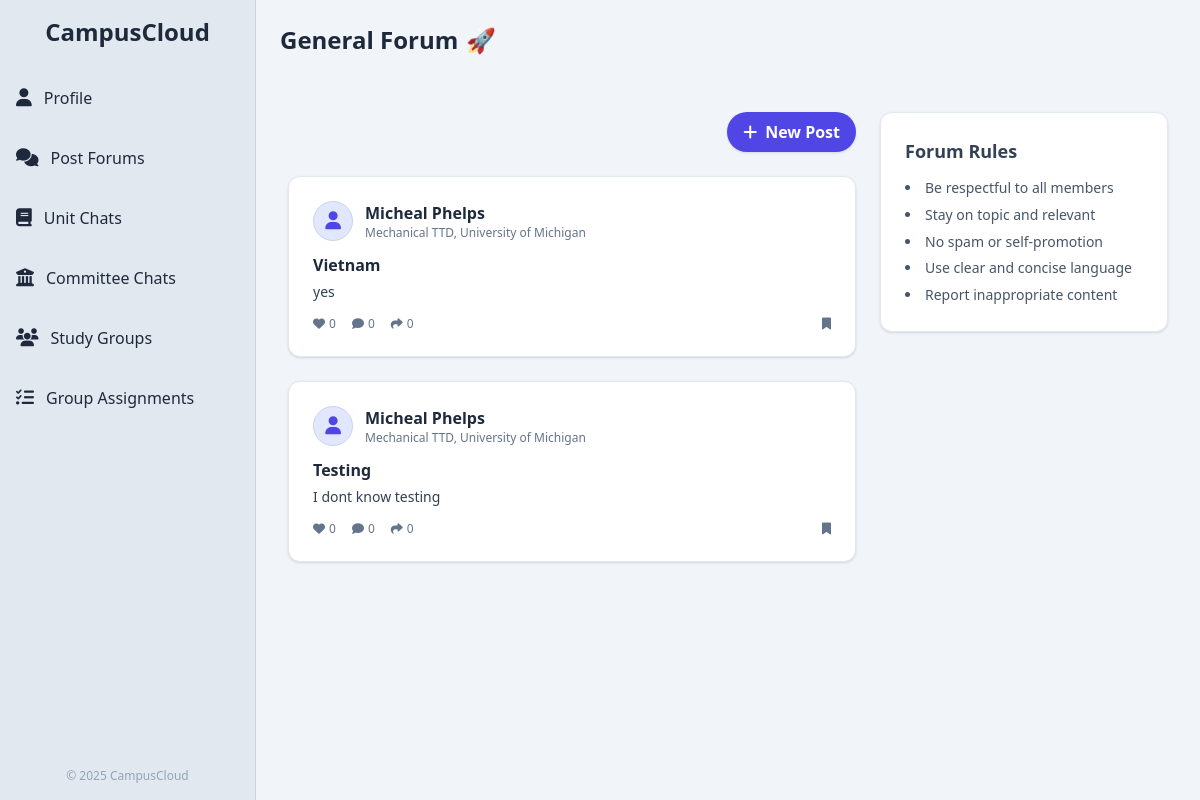
The app's page /post-forum, older data.
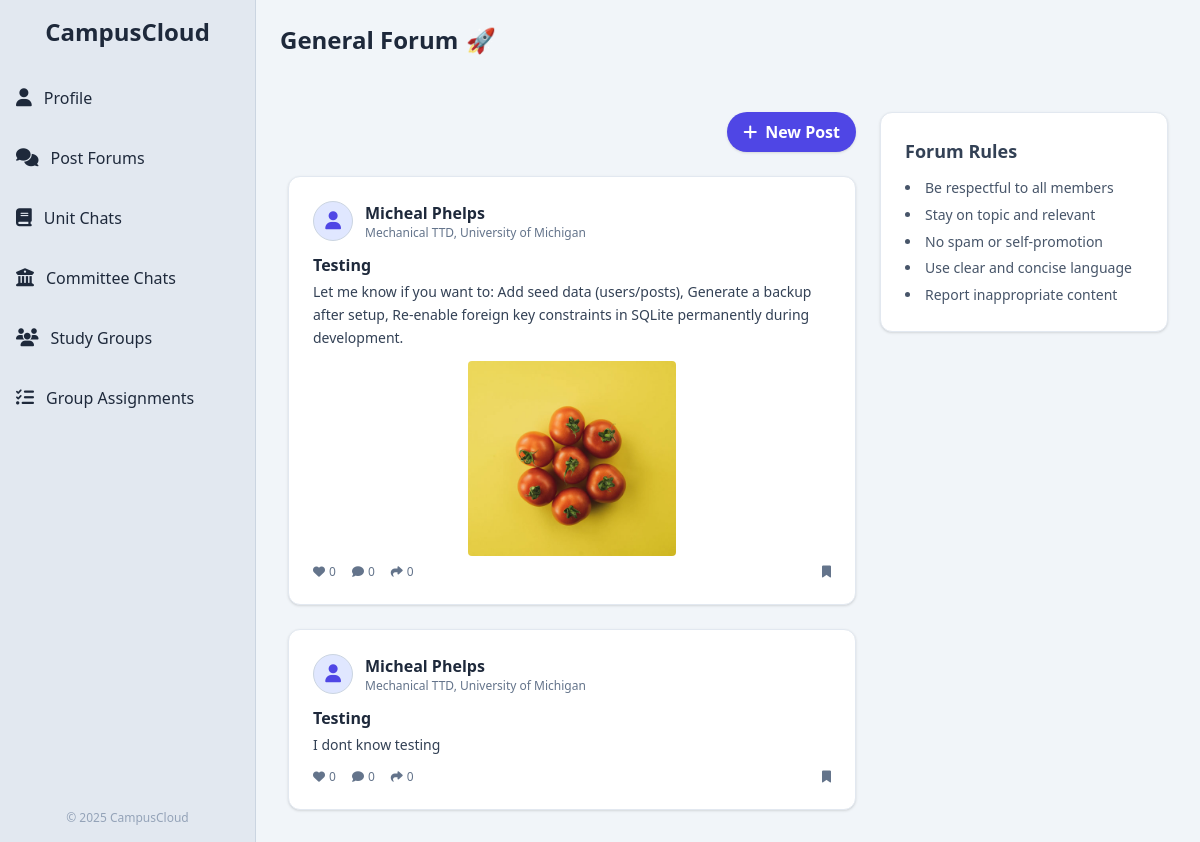
The same page, newer data.
### app/models.py (models this page shows, shortened)
class Post(db.Model):
    __tablename__ = 'posts'
    id = db.Column(db.Integer, primary_key=True)
    title = db.Column(db.String(200))
    content = db.Column(db.Text, nullable=False)
    image_url = db.Column(db.String(255))  # uploaded image file path
    created_at = db.Column(db.DateTime, default=db.func.now())
    user_id = db.Column(db.Integer, db.ForeignKey('users.id', ondelete='CASCADE', name='fk_posts_user_id'), nullable=False)
    committee_id = db.Column(db.Integer, db.ForeignKey('committees.id', ondelete='SET NULL', name='fk_posts_committee_id'), nullable=True)
    committee = db.relationship('Committee', backref='posts', lazy='joined')
    comments = db.relationship('Comment', backref='post', cascade='all, delete-orphan', passive_deletes=True, lazy='dynamic')

class User(db.Model, UserMixin):
    __tablename__ = 'users'
    id = db.Column(db.Integer, primary_key=True)
    full_name = db.Column(db.String(100), nullable=False)
    email = db.Column(db.String(120), unique=True, nullable=False)
    password_hash = db.Column(db.String(128), nullable=False)
    bio = db.Column(db.Text)
    job_title = db.Column(db.String(100))
    phone = db.Column(db.String(20))
    university = db.Column(db.String(100))
    faculty = db.Column(db.String(100))
    major = db.Column(db.String(100))
    student_number = db.Column(db.String(50))
    motivational_quote = db.Column(db.Text)
    profile_picture = db.Column(db.String(255))
    cover_picture = db.Column(db.String(255))
    created_at = db.Column(db.DateTime, default=db.func.now())
    committees = db.relationship('Committee', secondary=user_committees, backref='members', lazy='dynamic')
    posts = db.relationship('Post', backref='author', cascade='all, delete-orphan', passive_deletes=True, lazy='dynamic')
    comments = db.relationship('Comment', backref='author', cascade='all, delete-orphan', passive_deletes=True, lazy='dynamic')

### app/routes.py (the view)
@bp.route('/post-forum')
def post_forum():
    posts = Post.query.order_by(Post.created_at.desc()).all()
    return render_template('post_forum.html', posts=posts)

### app/templates/post_forum.html (shortened to what this page needs)
{% extends "base.html" %}
{% block content %}
<div class="w-full bg-slate-100 text-slate-800 py-6 px-6 flex items-center gap-2">
  <h1 class="text-2xl font-bold">General Forum</h1>
  <span class="text-2xl">🚀</span>
</div>
<div class="p-4 bg-slate-100">
  <div class="flex flex-col md:flex-row gap-6 p-4">
    <div class="flex-1 flex flex-col space-y-6">
      <div class="flex justify-end">
        <button id="openModal" class="flex items-center bg-indigo-600 text-white px-4 py-2 rounded-full hover:bg-indigo-700 transition font-semibold shadow">
          <i class="fas fa-plus mr-2"></i> New Post
        </button>
      </div>
      <div id="postsContainer" class="space-y-6">
        {% for post in posts %}
        <div id="post-{{ post.id }}" class="post-card rounded-xl shadow border border-slate-200 p-6 transition hover:shadow-lg bg-white cursor-pointer"
             onclick="expandAndRedirect({{ post.id }})">
          <div class="flex items-center mb-3">
            <div class="w-10 h-10 rounded-full bg-indigo-100 flex items-center justify-center text-indigo-600 text-lg mr-3 border border-slate-300">
              <i class="fas fa-user"></i>
            </div>
            <div>
              <h3 class="font-semibold text-slate-800">{{ post.author.full_name }}</h3>
              <p class="text-xs text-slate-500">{{ post.author.major }}, {{ post.author.university }}</p>
            </div>
          </div>
          {% if post.title %}
          <h4 class="text-base font-semibold text-slate-800 mb-1">{{ post.title }}</h4>
          {% endif %}
          <p class="text-slate-700 text-sm leading-relaxed mb-3">{{ post.content }}</p>
          {% if post.image_url %}
          <div class="flex justify-center mt-3">
            <img src="{{ '/' + post.image_url }}" alt="Post Image" class="w-2/5 rounded" />
          </div>
          {% endif %}
          <div class="flex justify-between text-xs text-slate-500 mt-2">
            <div class="flex space-x-4">
              <button class="flex items-center space-x-1 hover:text-indigo-600 transition"><i class="fas fa-heart"></i><span>0</span></button>
              <button class="flex items-center space-x-1 hover:text-indigo-600 transition"><i class="fas fa-comment"></i><span>0</span></button>
              <button class="flex items-center space-x-1 hover:text-indigo-600 transition"><i class="fas fa-share"></i><span>0</span></button>
            </div>
            <div class="flex space-x-2">
              <button class="hover:text-indigo-600 transition"><i class="fas fa-bookmark"></i></button>
            </div>
          </div>
        </div>
        {% endfor %}
      </div>
    </div>
    <aside class="w-full md:w-72 sticky top-4 self-start rounded-xl shadow border border-slate-200 p-6 bg-white">
      <h2 class="text-lg font-semibold text-slate-700 mb-3">Forum Rules</h2>
      <ul class="list-disc list-inside text-sm text-slate-600 leading-relaxed space-y-1">
        <li>Be respectful to all members</li>
        <li>Stay on topic and relevant</li>
        <li>No spam or self-promotion</li>
        <li>Use clear and concise language</li>
        <li>Report inappropriate content</li>
      </ul>
    </aside>
  </div>
</div>
{% endblock %}

Row changes from the older to the newer data that the page shows:
changed Post: title "Vietnam" → "Testing"; content "yes" → "Let me know if you want to: Add seed data (users/posts), Generate a backup after setup, Re-enable foreign key constraints in SQLite permanently during development."; image_url: picture added
